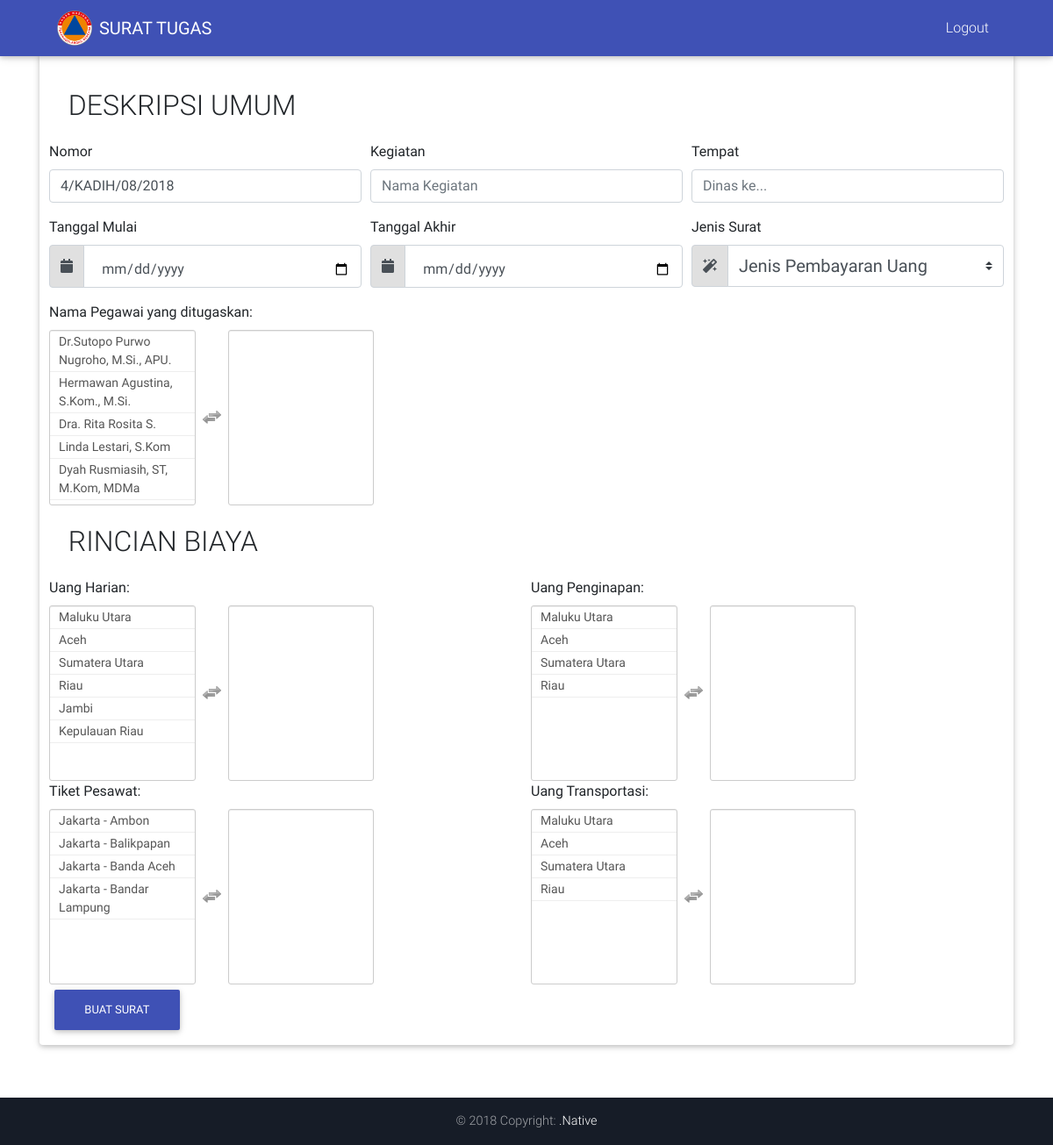
Screenshot of /index.php/home/buat_surat2 with the database file from the repository.
### tables this page shows
CREATE TABLE `pegawai` (
  `id_pegawai` int(5) NOT NULL,
  `nama_pegawai` varchar(100) NOT NULL,
  `nip_pegawai` varchar(20) NOT NULL,
  `jabatan_pegawai` varchar(100) NOT NULL,
  `golongan_pegawai` varchar(6) NOT NULL
);

CREATE TABLE `uang_harian` (
  `id` int(5) NOT NULL,
  `provinsi` text NOT NULL,
  `luar_kota` int(10) NOT NULL,
  `dalam_kota` int(10) NOT NULL,
  `diklat` int(10) NOT NULL
);

CREATE TABLE `biaya_penginapan` (
  `id` int(5) NOT NULL,
  `provinsi` text NOT NULL,
  `eselon_1` int(10) NOT NULL,
  `eselon_2` int(10) NOT NULL,
  `eselon_3` int(10) NOT NULL,
  `eselon_4` int(10) NOT NULL,
  `eselon_5` int(10) NOT NULL
);

CREATE TABLE `tiket_pesawat` (
  `id` int(5) NOT NULL,
  `biaya_tiket` int(10) NOT NULL,
  `rute` varchar(255) NOT NULL
);

CREATE TABLE `biaya_transport` (
  `id` int(5) NOT NULL,
  `provinsi` text NOT NULL,
  `besaran` int(10) NOT NULL
);

### application/controllers/Home.php (called while the page is built, shortened)
<?php
class Home extends CI_Controller {
	function __Construct()
    {
        $this->load->model("home_model");
        $this->load->library("pagination");
    }
	public function buat_surat2 ()
	{
		$data['pegawai'] = $this->home_model->get_pegawai();
		$data['nomor'] = $this->home_model->get_nomor();
		$data['harian'] = $this->home_model->get_uang_harian();
		$data['penginapan'] = $this->home_model->get_biaya_penginapan();
		$data['tiket'] = $this->home_model->get_tiket_pesawat();
		$data['transport'] = $this->home_model->get_biaya_transport();
		$this->load->view('layouts/nav');
		$this->load->view('layouts/header');
		$this->load->view('buat_surat2', $data);
		$this->load->view('layouts/footer');
	}
}

### index.php (called while the page is built, shortened)
<?php
require_once BASEPATH.'core/CodeIgniter.php';

### application/models/Home_model.php (called while the page is built, shortened)
<?php
class Home_model extends CI_Model {
	function get_pegawai() {
		$this->db->from('pegawai');
		$query = $this->db->get();
		return $query->result();
	}
	function get_biaya_transport() {
		$this->db->from('biaya_transport');
		$query = $this->db->get();
		return $query->result();
	}
	function get_biaya_penginapan() {
		$this->db->from('biaya_penginapan');
		$query = $this->db->get();
		return $query->result();
	}
	function get_tiket_pesawat() {
		$this->db->from('tiket_pesawat');
		$query = $this->db->get();
		return $query->result();
	}
	function get_uang_harian() {
		$this->db->from('uang_harian');
		$query = $this->db->get();
		return $query->result();
	}
	function get_nomor() {
		$this->db->select('nomor');
		$this->db->from('surat_dinas');
		$this->db->order_by('id', 'desc');
		$this->db->limit(1);
		$query = $this->db->get();
		return $query->result();
	}
}
?>

### application/views/buat_surat2.php (the view, shortened to what this page needs)
<?php
$tanggal = date("m");
$tahun = date("Y");
$json = $nomor[0]->nomor;
$json = (int) $json;
$json = $json + 1;
$nomor_surat = $json."/KADIH/".$tanggal."/".$tahun;
?>
<body>
	<div class="container margin">
		<div class="card mb-6">
			<form class="needs-validation" novalidate style="margin: 1%" action="exec_buat_surat" method="post">
				<h2 class="judul">DESKRIPSI UMUM</h2>
				<div class="form-row">
					<div class="col-md-4 mb-3">
						<label for="validationCustom01">Nomor</label>
						<input type="text" class="form-control" name="nomor" id="validationCustom01" placeholder="<?php echo $nomor_surat ?>"
							   value="<?php echo $nomor_surat ?>" required>
					</div>
					<div class="col-md-4 mb-3">
						<label for="validationCustom02">Kegiatan</label>
						<input type="text" class="form-control" id="validationCustom02" name="kegiatan" placeholder="Nama Kegiatan" required autofocus>
					</div>
					<div class="col-md-4 mb-3">
						<label for="validationCustomUsername">Tempat</label>
							<input type="text" class="form-control" id="validationCustom02"
								   name="tempat" placeholder="Dinas ke..." required>
					</div>
				</div>
				<div class="form-row">
					<div class="col-md-4 mb-3">
						<label>Tanggal Mulai</label>
						<div class="input-group">
							<div class="input-group-prepend">
								<span class="input-group-text" id="inputGroupPrepend"><i class="fa fa-calendar"></i> </span>
							</div>
							<input type="date" class="form-control" id="validationCustomTanggalMulai" name="tgl_mulai" placeholder="Tanggal mulai"
								   aria-describedby="inputGroupPrepend" required>
						</div>
					</div>
					<div class="col-md-4 mb-3">
						<label >Tanggal Akhir</label>
						<div class="input-group">
							<div class="input-group-prepend">
								<span class="input-group-text" id="inputGroupPrepend"><i class="fa fa-calendar"></i> </span>
							</div>
							<input type="date" class="form-control" id="validationCustomTanggalAkhir" name="tgl_akhir" placeholder="Tanggal berakhir"
								   aria-describedby="inputGroupPrepend" required>
						</div>
					</div>
					<div class="col-md-4 mb-3">
						<label >Jenis Surat</label>
						<div class="input-group">
							<div class="input-group-prepend">
								<span class="input-group-text"><i class="fa fa-magic"></i> </span>
							</div>
							<select name="jenis" class="custom-select custom-select-lg ">
								<option selected>Jenis Pembayaran Uang</option>
							</select>
						</div>
					</div>
				</div>
				<div class="form-row">
					<div class="col">
						<label >Nama Pegawai yang ditugaskan: </label>
						<div class="input-group">
							<select multiple="multiple" id="my-select" name="my-select[]">
								<?php foreach ($pegawai as $row) {
								echo
									"<option value='$row->id_pegawai'>$row->nama_pegawai</option>" ;
								}
								?>
							</select>
						</div>
					</div>
				</div>
				<h2 class="judul">RINCIAN BIAYA</h2>
				<div class="form-row">
					<div class="col">
						<label >Uang Harian: </label>
						<div class="input-group">
							<select multiple="multiple" id="my-select-harian" name="my-select-harian[]">
								<?php foreach ($harian as $row) {
									echo
									"<option value='$row->luar_kota'>$row->provinsi</option>" ;
								}
								?>
							</select>
						</div>
					</div>
					<div class="col">
						<label >Uang Penginapan: </label>
						<div class="input-group">
							<select multiple="multiple" id="my-select-penginapan" name="my-select-penginapan[]">
								<?php foreach ($penginapan as $row) {
									echo
									"<option value='$row->eselon_4'>$row->provinsi</option>" ;
								}
								?>
							</select>
						</div>
					</div>
					<div class="col">
						<label >Tiket Pesawat: </label>
						<div class="input-group">
							<select multiple="multiple" id="my-select-tiket" name="my-select-tiket[]">
								<?php foreach ($tiket as $row) {
									echo
									"<option value='$row->biaya_tiket'>$row->rute</option>" ;
								}
								?>
							</select>
						</div>
					</div>
					<div class="col">
						<label >Uang Transportasi: </label>
						<div class="input-group">
							<select multiple="multiple" id="my-select-transport" name="my-select-transport[]">
								<?php foreach ($transport as $row) {
									echo
									"<option value='$row->besaran'>$row->provinsi</option>" ;
								}
								?>
							</select>
						</div>
					</div>
				</div>
				<button class="btn btn-indigo" type="submit">Buat Surat</button>
			</form>
		</div>
	</div>
</body>

### assets/css/multiselect/multi-select.css (style rules this page uses)
.ms-container .ms-selectable li.ms-elem-selectable, .ms-container .ms-selection li.ms-elem-selection { border-bottom: 1px #eee solid; padding: 2px 10px; color: #555; font-size: 14px; }

### assets/css/multiselect/multi-select.dev.css (style rules this page uses)
.ms-container .ms-selectable li.ms-elem-selectable, .ms-container .ms-selection li.ms-elem-selection { border-bottom: 1px #eee solid; padding: 2px 10px; color: #555; font-size: 14px; }

### assets/css/multiselect/multi-select.dist.css (style rules this page uses)
.ms-container .ms-selectable li.ms-elem-selectable,.ms-container .ms-selection li.ms-elem-selection { border-bottom:1px #eee solid;padding:2px 10px;color:#555;font-size:14px }

### assets/css/style.css (style rules this page uses)
html, body, header, .view { height: 100%; }

### application/views/layouts/header.php (style rules this page uses)
.margin { margin-bottom: 5%; margin-top: 5%; }
.judul { margin: 2%; }

### rows the page displays
pegawai: $row->id_pegawai 1 (drawn)
pegawai: $row->id_pegawai 2 (drawn)
pegawai: $row->id_pegawai 3 (drawn)
pegawai: $row->id_pegawai 4 (drawn)
pegawai: $row->id_pegawai 5 (drawn)
uang_harian: $row->luar_kota 430000 (drawn)
uang_harian: $row->luar_kota 360000 (drawn)
uang_harian: $row->luar_kota 370000 (drawn)
uang_harian: $row->luar_kota 370000 (drawn)
uang_harian: $row->luar_kota 370000 (drawn)
uang_harian: $row->luar_kota 370000 (drawn)
biaya_penginapan: $row->eselon_4 480000 (drawn)
biaya_penginapan: $row->eselon_4 556000 (drawn)
biaya_penginapan: $row->eselon_4 530000 (drawn)
biaya_penginapan: $row->eselon_4 852000 (drawn)
tiket_pesawat: $row->biaya_tiket 7081000 (drawn)
tiket_pesawat: $row->biaya_tiket 3797000 (drawn)
tiket_pesawat: $row->biaya_tiket 4492000 (drawn)
tiket_pesawat: $row->biaya_tiket 1583000 (drawn)
biaya_transport: $row->besaran 215000 (drawn)
biaya_transport: $row->besaran 123000 (drawn)
biaya_transport: $row->besaran 232000 (drawn)
biaya_transport: $row->besaran 94000 (drawn)
